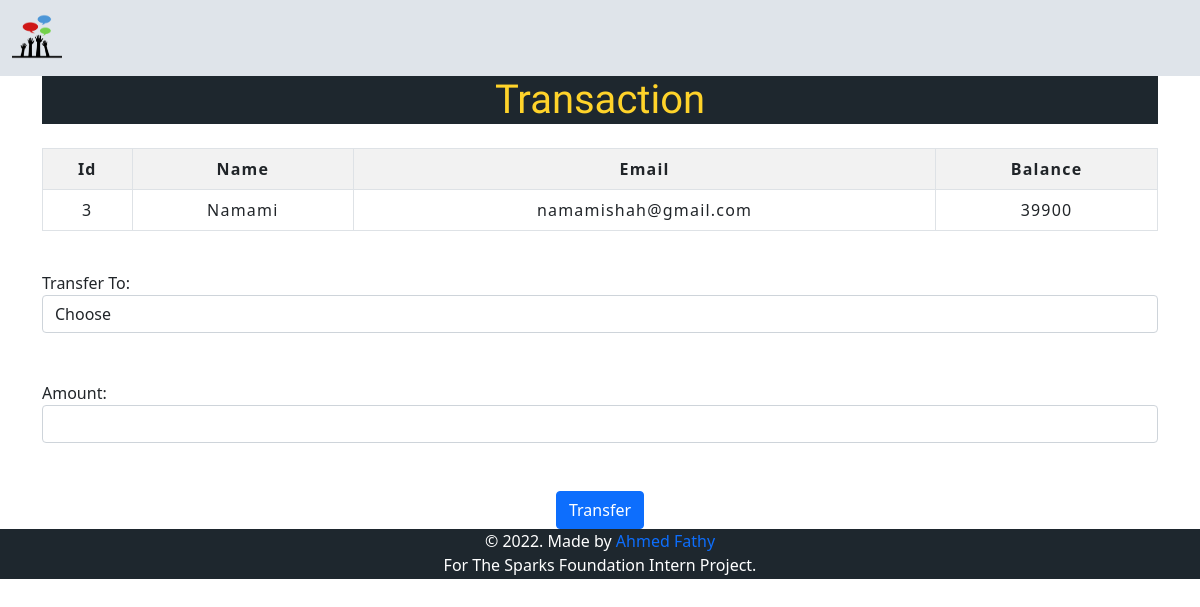
/select_user_detail.php?Id=3, run on the app's committed database.
### tables this page shows
CREATE TABLE `User` (
    `Id` INT PRIMARY KEY AUTO_INCREMENT,
    `Name` TEXT NOT NULL,
    `Email` VARCHAR(50) NOT NULL,
    `Balance` INT NOT NULL
);

### select_user_detail.php (the view, shortened to what this page needs)
<?php
    include('config.php');
?>
<?php include('nav.php');?>
	<div class="container">
        <h1>Transaction</h1>
        <?php
            $sender_id = $_GET['Id'];
            $query = "SELECT * FROM `User` WHERE `Id` = $sender_id;";
            $result = mysqli_query($conn, $query);
            $row = mysqli_fetch_assoc($result);
        ?>
        <form method="post" name="tcredit" class="tabletext">
            <br>
            <div>
                <table class="table table-striped table-condensed table-bordered">
                    <tr>
                        <th class="text-center">Id</th>
                        <th class="text-center">Name</th>
                        <th class="text-center">Email</th>
                        <th class="text-center">Balance</th>
                    </tr>
                    <tr>
                        <td class="py-2"><?php echo($row['Id']); ?></td>
                        <td class="py-2"><?php echo($row['Name']); ?></td>
                        <td class="py-2"><?php echo($row['Email']); ?></td>
                        <td class="py-2"><?php echo($row['Balance']); ?></td>
                    </tr>
                </table>
            </div>
            <br>
            <label>Transfer To:</label>
            <select name="to" class="form-control" required>
                <option value="" disabled selected>Choose</option>
            </select>
            <br>
            <br>
            <label>Amount:</label>
            <input type="number" class="form-control" name="amount" required></input>
            <br>
            <br>
            <div class="text-center" >
                <button class="btn btn-primary" name="submit" type="submit" id="btn">Transfer</button>
            </div>
        </form>
    </div>
<?php include('footer.php'); ?>

### css/index.css (style rules this page uses)
h1 { background-color:#1e272e; cursor: pointer; color: #ffd32a; text-align: center; height: 70px; margin-bottom: 0 !important; border: 0 !important; height: auto; transform: 1s; font-family: 'Suez One', serif; }

### css/table.css (style rules this page uses)
* { padding: 10; margin: 0; box-sizing: border-box; }
table { letter-spacing: 1.2px; color: red; }
td { text-align: center; }
button { border:none; background: #d9d9d9; }

### data on the page
user: Id "3", Name "Namami", Email "namamishah@gmail.com", Balance "39900"
